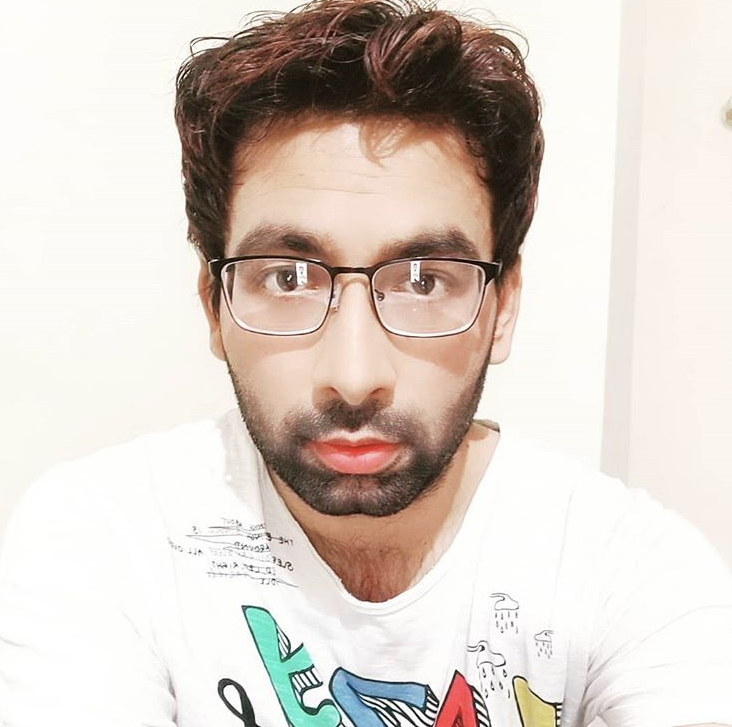
#> input picture images/test.png, 732 x 727 px
$ python detect_faces.py --face cascades/haarcascade_frontalface_default.xml --image images/test.png   (older library calls are emulated)
#> lines starting #> are read from the running program, lines starting #| are printed output that depends on the picture; after the words box and inside, x2 and y2 are one past the last pixel; in counts of white or black regions, pixels touching at a corner belong together
# USAGE
# python detect_faces.py --face cascades/haarcascade_frontalface_default.xml --image images/test.png

# import the necessary packages
import argparse
import cv2

# construct the argument parse and parse the arguments
ap = argparse.ArgumentParser()
ap.add_argument("-f", "--face", required=True, help="Path to where the face cascade model resides")
ap.add_argument("-i", "--image", required=True, help="Path to where the image file resides")
args = vars(ap.parse_args())

# load the image and convert it to grayscale
image = cv2.imread(args["image"])
#> image is the input picture: shape (727, 732, 3); mean B, G, R 199.9, 207.8, 218
grayImage = cv2.cvtColor(image, cv2.COLOR_BGR2GRAY)
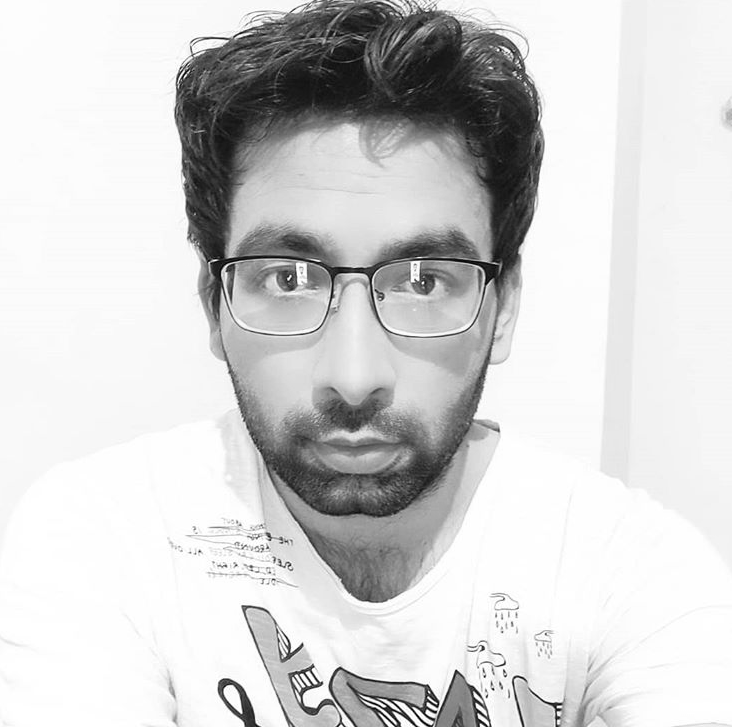
#> grayImage: shape (727, 732); min 0, max 255, mean 210.1

# load the face detector and detect faces in the image
faceDetector = cv2.CascadeClassifier(args["face"])


# Use the below code uncomment only when, if you are using OpenCV version 2.4

# faceRegions = faceDetector.detectMultiScale(gray, scaleFactor=1.06, minNeighbors=5,
# 		minSize=(32, 32), flags=cv2.cv.CV_HAAR_SCALE_IMAGE)


# Use the below code, if you are using OpenCv 3.0+
faceRegions = faceDetector.detectMultiScale(grayImage, scaleFactor=1.06, minNeighbors=5,
		minSize=(32, 32), flags=cv2.CASCADE_SCALE_IMAGE)
#> faceRegions = [[147, 107, 426, 426]]

print("Total {} face(s) found on the image".format(len(faceRegions)))
#| Total 1 face(s) found on the image

# Now we are loop over the faces and draw a rectangle around each on the image face which we found.
for (x, y, w, h) in faceRegions:
	cv2.rectangle(image, (x, y), (x + w, y + h), (0, 255, 0), 2)
#> this loop made 1 pass
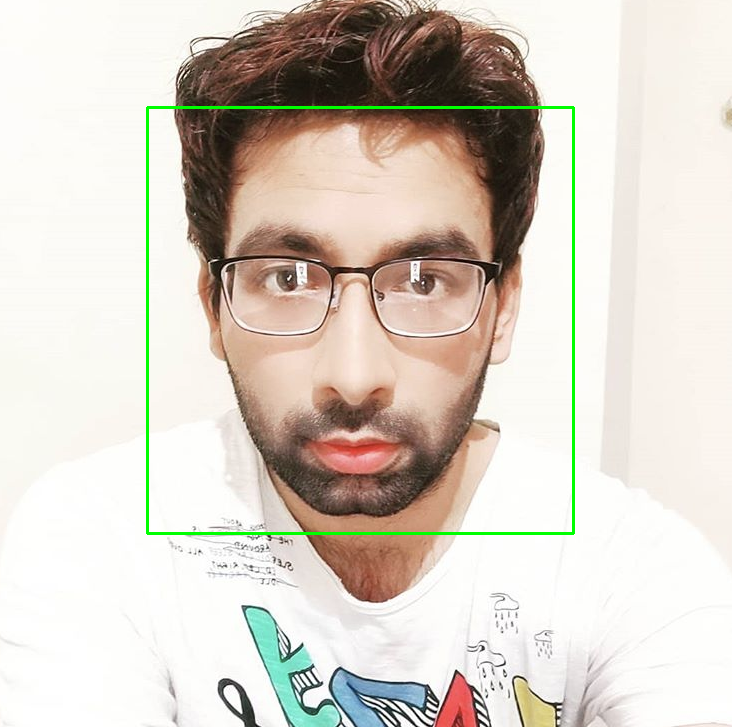
#> image: shape (727, 732, 3); 0.96% of pixels changed, all inside (x1, y1, x2, y2) = (146, 106, 575, 535)

# show the detected faces on screen
cv2.imshow("Detected Faces", image)
cv2.waitKey(0)
